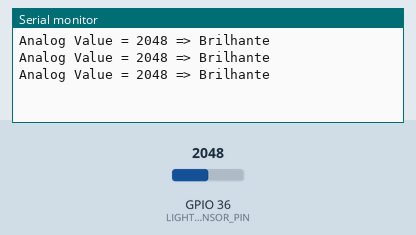
Recording of a sketch running on a simulated ESP32. Parts: the last lines printed to the serial monitor. The inputs (shaded band) are chosen by the test bench; at power-on: GPIO 36 (LIGHT_SENSOR_PIN) = 2048.

Above: at 1.3 s.
1.4 s: GPIO 36 (LIGHT_SENSOR_PIN) set to 1960
At 1.9 s:
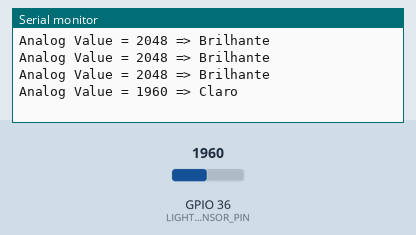
3.5 s: GPIO 36 (LIGHT_SENSOR_PIN) set to 760
At 3.9 s:
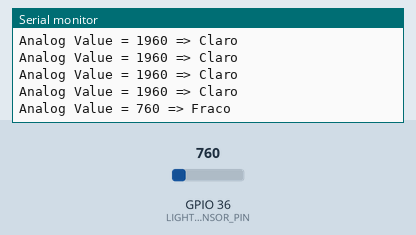
5.5 s: GPIO 36 (LIGHT_SENSOR_PIN) set to 0
At 5.9 s:
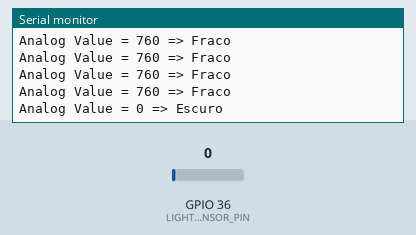
7.5 s: GPIO 36 (LIGHT_SENSOR_PIN) set to 3240
At 7.9 s:
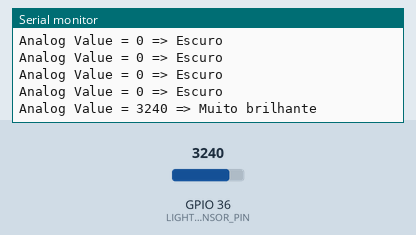

Measured:
- after the input at 1.4 s, the serial monitor: prints a new line after 0.10 s (image 1)
- after the input at 3.5 s, the serial monitor: prints a new line at once (image 2)
- after the input at 5.5 s, the serial monitor: prints a new line at once (image 3)
- after the input at 7.5 s, the serial monitor: prints a new line at once (image 4)

The sketch:

sensor_luz.ino
```cpp
#define LIGHT_SENSOR_PIN 36 // ESP32 pin GIOP36 (ADC0)

void setup() {
  // initialize serial communication at 9600 bits per second:
  Serial.begin(9600);
}

void loop() {
  // reads the input on analog pin (value between 0 and 4095)
  int analogValue = analogRead(LIGHT_SENSOR_PIN);

  Serial.print("Analog Value = ");
  Serial.print(analogValue);   // the raw analog reading

  // We'll have a few threshholds, qualitatively determined
  if (analogValue < 40) {
    Serial.println(" => Escuro");
  } else if (analogValue < 800) {
    Serial.println(" => Fraco");
  } else if (analogValue < 2000) {
    Serial.println(" => Claro");
  } else if (analogValue < 3200) {
    Serial.println(" => Brilhante");
  } else {
    Serial.println(" => Muito brilhante");
  }

  delay(500);
}
```
